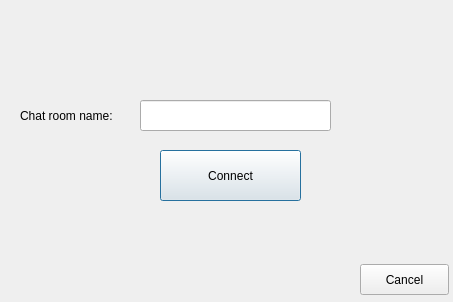
<?xml version="1.0" encoding="UTF-8"?>
<ui version="4.0">
 <class>ChatRoomConnect</class>
 <widget class="QDialog" name="ChatRoomConnect">
  <property name="geometry">
   <rect>
    <x>0</x>
    <y>0</y>
    <width>453</width>
    <height>302</height>
   </rect>
  </property>
  <property name="windowTitle">
   <string>ChatRoomConnect</string>
  </property>
  <widget class="QLineEdit" name="m_chatRoomName">
   <property name="geometry">
    <rect>
     <x>140</x>
     <y>100</y>
     <width>191</width>
     <height>31</height>
    </rect>
   </property>
  </widget>
  <widget class="QLabel" name="label">
   <property name="geometry">
    <rect>
     <x>20</x>
     <y>100</y>
     <width>151</width>
     <height>31</height>
    </rect>
   </property>
   <property name="text">
    <string>Chat room name:</string>
   </property>
  </widget>
  <widget class="QPushButton" name="m_connect">
   <property name="geometry">
    <rect>
     <x>160</x>
     <y>150</y>
     <width>141</width>
     <height>51</height>
    </rect>
   </property>
   <property name="text">
    <string>Connect</string>
   </property>
  </widget>
  <widget class="QPushButton" name="m_cancel">
   <property name="geometry">
    <rect>
     <x>360</x>
     <y>264</y>
     <width>89</width>
     <height>31</height>
    </rect>
   </property>
   <property name="text">
    <string>Cancel</string>
   </property>
  </widget>
 </widget>
 <resources/>
 <connections/>
</ui>
